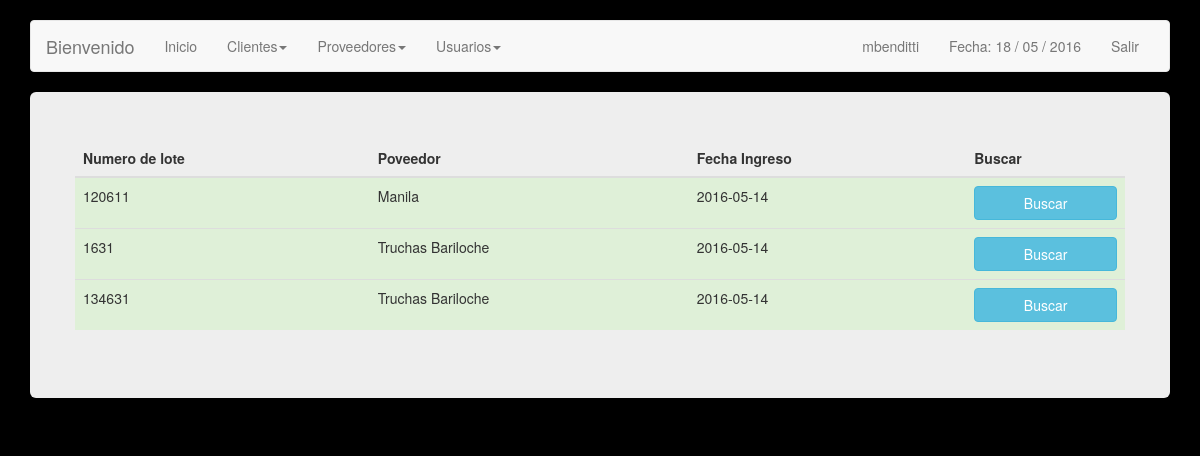
Before: /lotes.php (signed in) with the older database file.
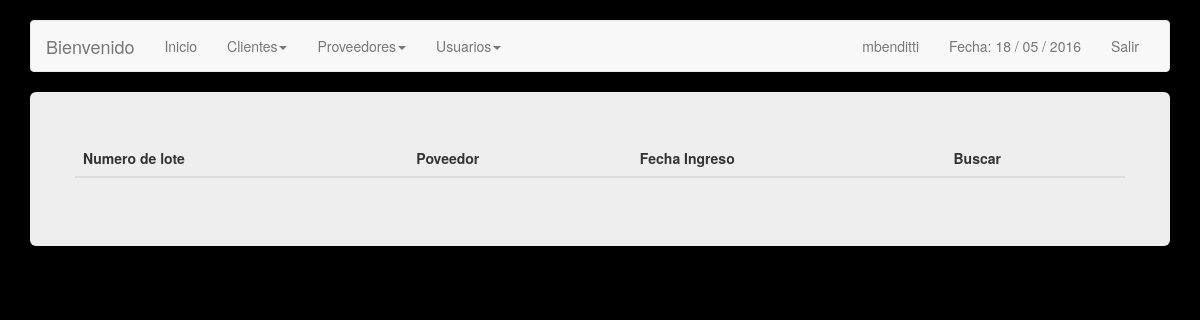
After: the same page with the newer database file.
### tables this page shows
CREATE TABLE IF NOT EXISTS `lotes` (
  `id_lote` int(11) NOT NULL,
  `proveedor` int(11) NOT NULL,
  PRIMARY KEY (`id_lote`),
  KEY `proveedor` (`proveedor`)
);

CREATE TABLE IF NOT EXISTS `proveedores` (
  `idProveedor` int(11) NOT NULL AUTO_INCREMENT,
  `nombre` varchar(50) NOT NULL,
  `direccion` varchar(50) DEFAULT NULL,
  `telefono` varchar(30) DEFAULT NULL,
  `correo` varchar(50) NOT NULL,
  PRIMARY KEY (`idProveedor`)
);

CREATE TABLE IF NOT EXISTS `ingresos` (
  `idIngreso` int(11) NOT NULL AUTO_INCREMENT,
  `idLote` int(11) NOT NULL,
  `fecha` date NOT NULL,
  `cantidad` decimal(7,2) NOT NULL,
  PRIMARY KEY (`idIngreso`),
  KEY `idLote` (`idLote`)
);

### lotes.php (the view, shortened to what this page needs)
<?php
include('config.php');
$link = mysqli_connect ($dbhost, $dbusername, $dbuserpass);
mysqli_select_db($link,$dbname) or die('No se puede seleccionar la base de datos');
$query = mysqli_query($link,"SELECT * FROM lotes JOIN proveedores ON proveedor = idProveedor JOIN ingresos ON id_lote = idLote") or die(mysql_error());
?>
<!DOCTYPE html>
<html lang="en">
  <head>
    <link href="css/bootstrap.min.css" rel="stylesheet">
  </head>
  <body>
    <br>
        <div class="container">
      <div class="navbar navbar-default" role="navigation">
        <div class="container-fluid">
          <div class="navbar-header">
            <a class="navbar-brand" href="#">Bienvenido </a>
          </div>
          <div class="navbar-collapse collapse">
            <ul class="nav navbar-nav">
              <li class=""><a href="inicio.php">Inicio</a></li>
              <li class="dropdown">
              	<a class="dropdown-toggle" data-toggle="dropdown" href="#">Clientes<span class="caret"></span></a>
              </li>
              <li class="dropdown">
              	<a class="dropdown-toggle" data-toggle="dropdown" href="#">Proveedores<span class="caret"></span></a>
              </li>
			  <?php
					if($_SESSION["permiso"] == 1) {
						?> <li class="dropdown">
              					<a class="dropdown-toggle" data-toggle="dropdown" href="#">Usuarios<span class="caret"></span></a>
              				</li><?php
					}
			  ?>
            </ul>
            <ul class="nav navbar-nav navbar-right">
               <li><a href=""> <?php echo $_SESSION["s_username"]; ?> </a></li>
              <li><a href="">Fecha:
              	<?php
              	echo date("d / m / Y");
              	?></a></li>
              <li><a href="cerrar.php">Salir</a></li>
            </ul>
          </div>
        </div>
      </div>
      <div class="jumbotron">
<div class="row">
              <table class="table table-hover">
                	<thead>
                    	<th> Numero de lote </th>
                        <th> Poveedor </th>
						<th> Fecha Ingreso </th>
						<th> Buscar </th>
                    </thead>
                    <tbody>
                    	<?php while($lotes = mysqli_fetch_array($query)){ ?>
                        <tr class="success">
                            <td> <?php echo $lotes['id_lote']; ?> </td>
                            <td> <?php echo $lotes['nombre']; ?> </td>
							<td> <?php echo $lotes['fecha']; ?> </td>
							<td>  <a href="seguimiento_lote.php?idLote=<?php echo $lotes['idLote'];?>" role="button"  class="btn btn-info btn-primary btn-block"> Buscar </a></td>
                        </tr>
                        <?php } ?>
                    </tbody>
				</table>
</div>
      </div>
    </div>
  </body>
</html>

### lotes.php (style rules this page uses)
body { background: #000; }

Changed rows visible on the page:
removed lotes: id_lote "120611", proveedor.nombre "Manila", ingresos.fecha "2016-05-14"
removed lotes: id_lote "1631", proveedor.nombre "Truchas Bariloche", ingresos.fecha "2016-05-14"
removed lotes: id_lote "134631", proveedor.nombre "Truchas Bariloche", ingresos.fecha "2016-05-14"
